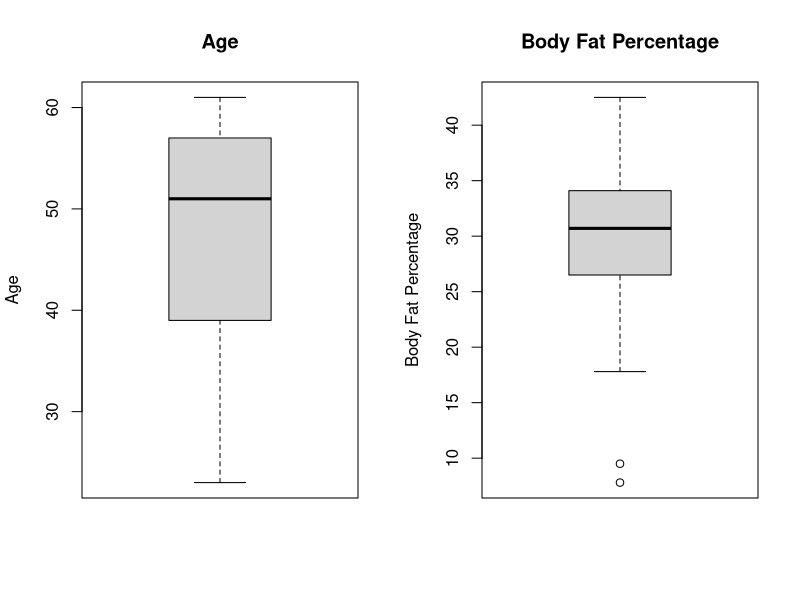

Write R code to recreate this figure.
age <- c(23, 23, 27, 27, 39, 41, 47, 49, 50, 52, 54, 54, 56, 57, 58, 60, 61, 61)
body_fat <- c(9.5, 26.5, 7.8, 17.8, 32.4, 28.8, 22.4, 27.2, 31.2, 34.6, 42.5, 28.8, 33.4, 30.2, 34.1, 32.5, 41.2, 35.7)
mean_age <- mean(age)
median_age <- median(age)
sd_age <- sd(age)
mean_body_fat <- mean(body_fat)
median_body_fat <- median(body_fat)
sd_body_fat <- sd(body_fat)
cat("Age:\n")
cat("Mean:", mean_age, "\n")
cat("Median:", median_age, "\n")
cat("Standard Deviation:", sd_age, "\n\n")

cat("Body Fat Percentage:\n")
cat("Mean:", mean_body_fat, "\n")
cat("Median:", median_body_fat, "\n")
cat("Standard Deviation:", sd_body_fat, "\n\n")
par(mfrow=c(1,2))
boxplot(age, main="Age", ylab="Age")
boxplot(body_fat, main="Body Fat Percentage", ylab="Body Fat Percentage")